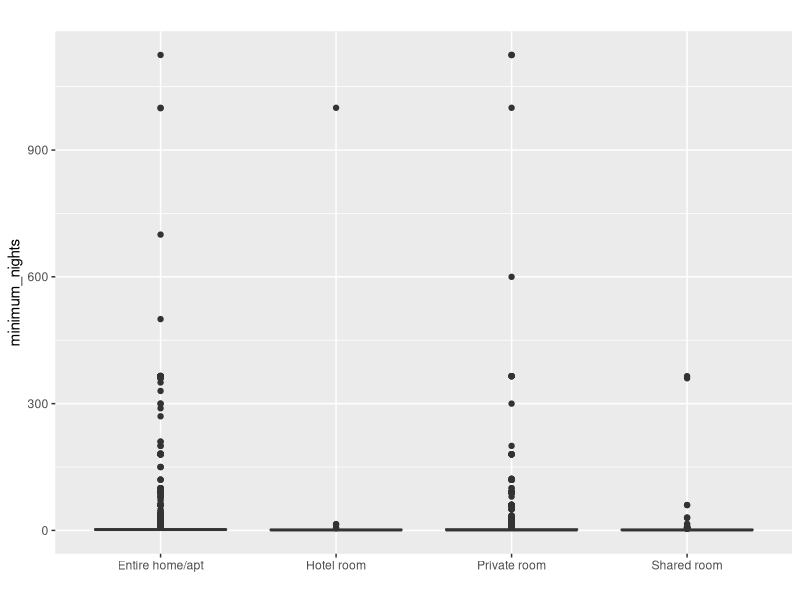
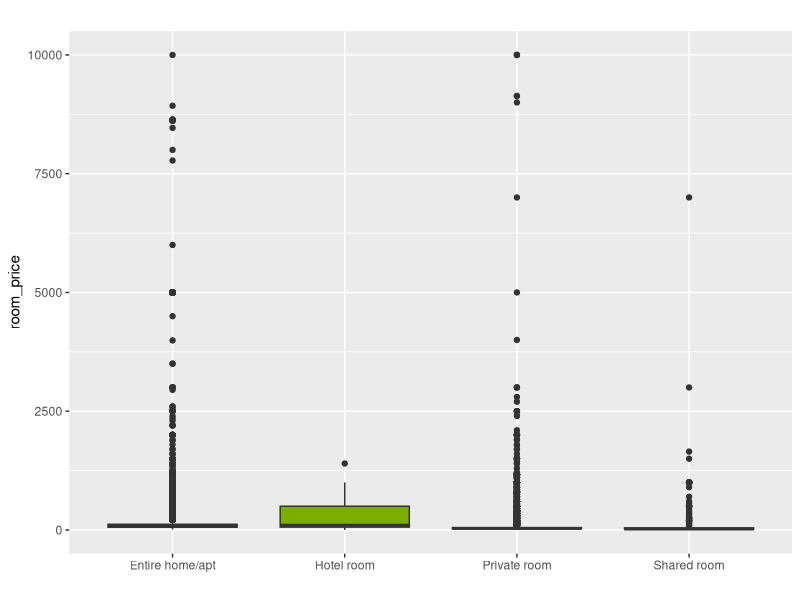
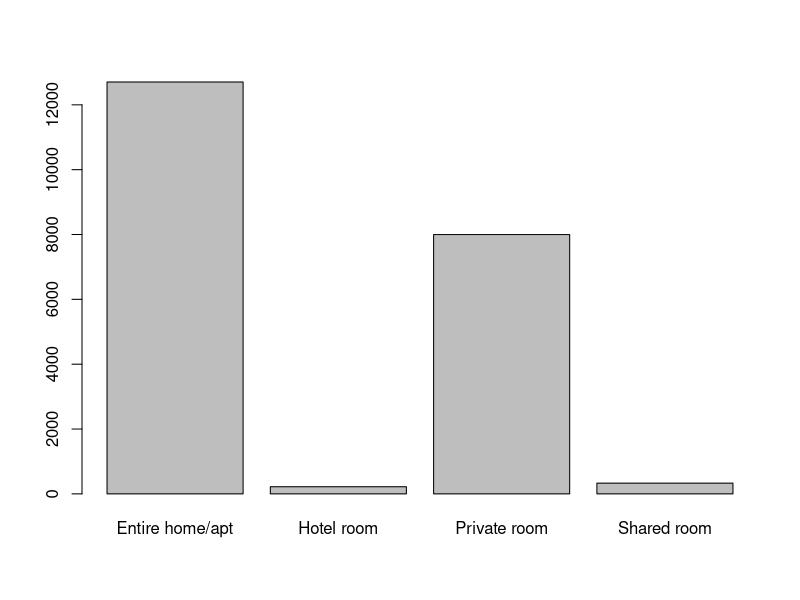

These figures' R source, in order:
## ---- chunk 1
library(tidyverse)
library(magrittr)
data = read_csv2('air-bnb-listings.csv')
## ---- chunk 2
paste("El dataset tiene:", dim(data)[1], "filas y " , dim(data)[2], "columnas.")
paste("Las variables que tenemos son: ")
paste(colnames(data))
## ---- chunk 3
colnames(data) = colnames(data) %>%  str_replace_all(' ', '_') %>% tolower()
## ---- chunk 4
summary(data)
## ---- chunk 5
data[,c("room_id", "host_id")] %<>%  toString()
data$number_of_reviews_per_month %<>%  as.numeric()
data$lat <- data$coordinates %>% str_split_i(', ', 1) %>% as.numeric()
data$long <- data$coordinates %>% str_split_i(', ', 2) %>%  as.numeric()
## ---- chunk 6
data %>% select_if(where(is.character)) %>% map_dfc(n_distinct)
## ---- chunk 7
print('Ciudades únicas:')
data$city %>% unique()

print('Países únicas:')
data$country %>% unique()
## ---- chunk 8
data = data[data$city=="Madrid",]

## ---- chunk 9
data %>% select_if(where(is.character)) %>% map_dfc(n_distinct)
## ---- chunk 10
data[is.na(data$number_of_reviews_per_month), 'number_of_reviews_per_month'] = 0
## ---- chunk 11
data %>% select_if(where(is.numeric)) %>% summary()
## ---- chunk 12
data %>% select ('room_type','room_price', 'minimum_nights') %>%
  ggplot( aes(x=room_type, y=minimum_nights, fill=room_type)) +
    geom_boxplot() +
 #   scale_fill_viridis(discrete = TRUE, alpha=0.6, option="A") +
  #  theme_ipsum() +
    theme(
      legend.position="none",
      plot.title = element_text(size=11)
    ) +
    ggtitle("") +
    xlab("")
## ---- chunk 13
data %>% select ('room_type','room_price', 'minimum_nights') %>%
  ggplot( aes(x=room_type, y=room_price, fill=room_type)) +
    geom_boxplot() +
 #   scale_fill_viridis(discrete = TRUE, alpha=0.6, option="A") +
  #  theme_ipsum() +
    theme(
      legend.position="none",
      plot.title = element_text(size=11)
    ) +
    ggtitle("") +
    xlab("")
## ---- chunk 14
data$room_type %>% table() %>% barplot()
## ---- chunk 15

## ---- chunk 16

